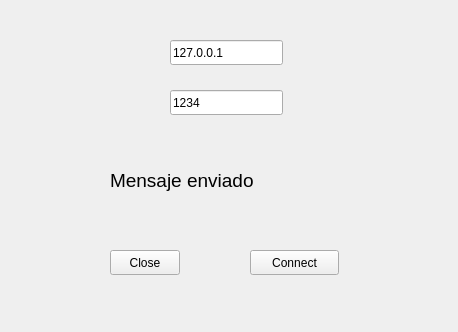
<?xml version="1.0" encoding="UTF-8"?>
<ui version="4.0">
 <class>Client</class>
 <widget class="QWidget" name="Client">
  <property name="geometry">
   <rect>
    <x>0</x>
    <y>0</y>
    <width>458</width>
    <height>332</height>
   </rect>
  </property>
  <property name="windowTitle">
   <string>Client</string>
  </property>
  <widget class="QPushButton" name="btn_close">
   <property name="geometry">
    <rect>
     <x>110</x>
     <y>250</y>
     <width>70</width>
     <height>25</height>
    </rect>
   </property>
   <property name="text">
    <string>Close</string>
   </property>
  </widget>
  <widget class="QPushButton" name="btn_connect">
   <property name="geometry">
    <rect>
     <x>250</x>
     <y>250</y>
     <width>89</width>
     <height>25</height>
    </rect>
   </property>
   <property name="text">
    <string>Connect</string>
   </property>
  </widget>
  <widget class="QLabel" name="lbl_message">
   <property name="geometry">
    <rect>
     <x>110</x>
     <y>160</y>
     <width>271</width>
     <height>41</height>
    </rect>
   </property>
   <property name="font">
    <font>
     <pointsize>14</pointsize>
    </font>
   </property>
   <property name="text">
    <string>Mensaje enviado</string>
   </property>
  </widget>
  <widget class="QLineEdit" name="le_ip">
   <property name="geometry">
    <rect>
     <x>170</x>
     <y>40</y>
     <width>113</width>
     <height>25</height>
    </rect>
   </property>
   <property name="text">
    <string>127.0.0.1</string>
   </property>
  </widget>
  <widget class="QLineEdit" name="le_port">
   <property name="geometry">
    <rect>
     <x>170</x>
     <y>90</y>
     <width>113</width>
     <height>25</height>
    </rect>
   </property>
   <property name="text">
    <string>1234</string>
   </property>
  </widget>
 </widget>
 <resources/>
 <connections/>
</ui>
